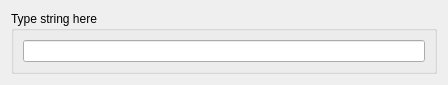
<?xml version="1.0" encoding="UTF-8"?>
<ui version="4.0">
 <class>CreateString</class>
 <widget class="QDialog" name="CreateString">
  <property name="geometry">
   <rect>
    <x>0</x>
    <y>0</y>
    <width>448</width>
    <height>81</height>
   </rect>
  </property>
  <property name="sizePolicy">
   <sizepolicy hsizetype="Fixed" vsizetype="Fixed">
    <horstretch>0</horstretch>
    <verstretch>0</verstretch>
   </sizepolicy>
  </property>
  <property name="minimumSize">
   <size>
    <width>437</width>
    <height>0</height>
   </size>
  </property>
  <property name="windowTitle">
   <string>Dialog</string>
  </property>
  <layout class="QGridLayout" name="gridLayout_2">
   <item row="0" column="0">
    <widget class="QGroupBox" name="groupBox">
     <property name="title">
      <string>Type string here</string>
     </property>
     <layout class="QGridLayout" name="gridLayout">
      <item row="0" column="0">
       <widget class="QLineEdit" name="stringInput_">
        <property name="dragEnabled">
         <bool>false</bool>
        </property>
        <property name="readOnly">
         <bool>false</bool>
        </property>
       </widget>
      </item>
     </layout>
    </widget>
   </item>
  </layout>
 </widget>
 <resources/>
 <connections/>
</ui>
